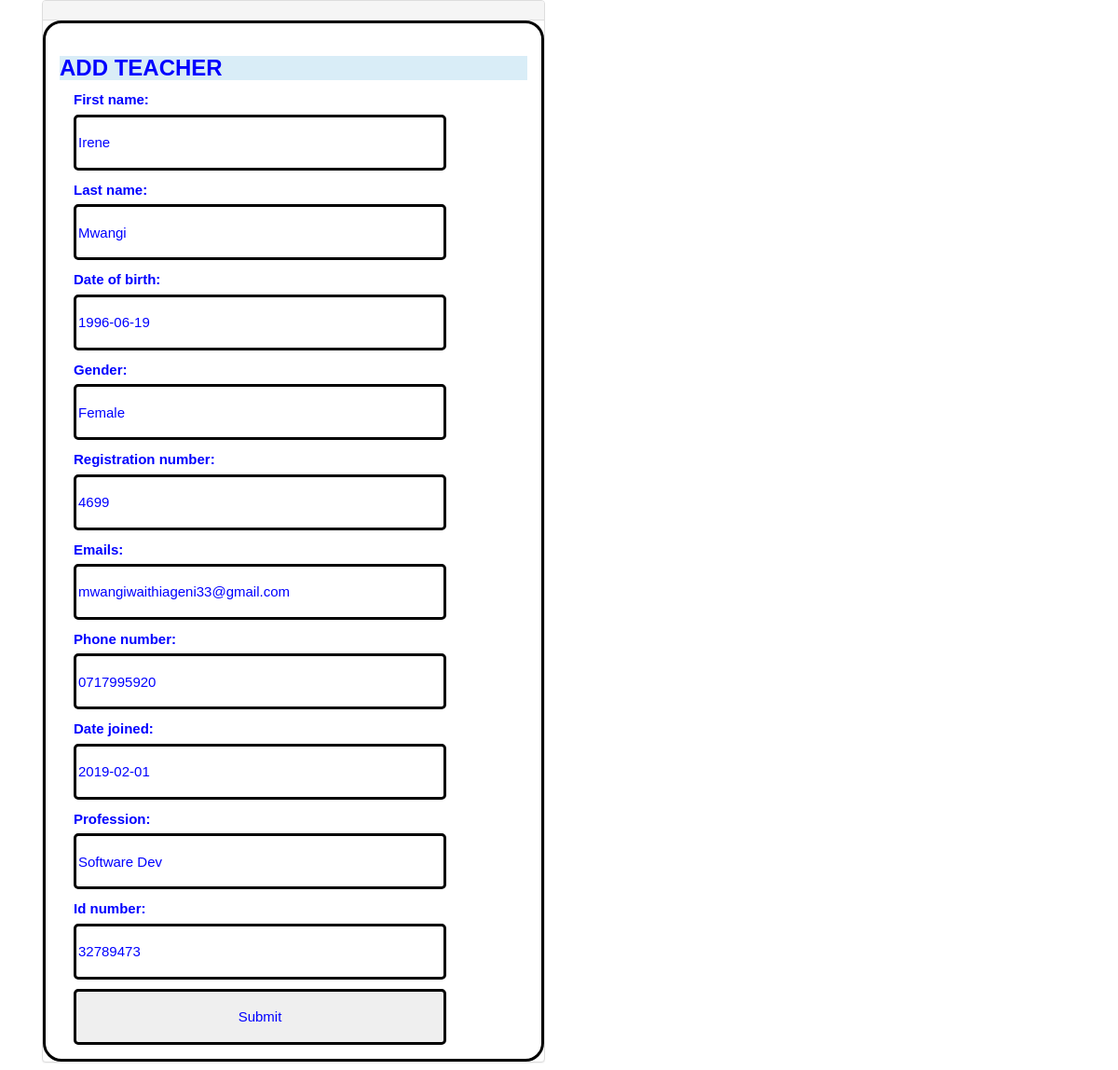
The app's page /teacher/edit/3/ with its own data.
### teacher/models.py (models this page shows, shortened)
class Teacher(models.Model):
	first_name = models.CharField(max_length = 50)
	last_name = models.CharField(max_length = 50)
	date_of_birth = models.DateField()
	gender = models.CharField(max_length = 20)
	registration_number = models.CharField(max_length = 20)
	emails = models.EmailField(max_length = 70)
	phone_number = models.CharField(max_length = 20)
	date_joined = models.DateField()
	profession = models.CharField(max_length = 20,null = True)
	id_number = models.SmallIntegerField(null = True)

### teacher/views.py (the view)
# urls.py: path("edit/<int:pk>/",edit_teacher,name="edit_teacher"),
def edit_teacher(request,pk):
	teacher = Teacher.objects.get(pk=pk)
	if request.method == "POST":
		form = TeacherForm(request.POST,instance=teacher)
		if form.is_valid:
			form.save()
			return redirect("list_teachers")
	else:
		form = TeacherForm(instance=teacher)
	return render(request,"edit_teacher.html",{"form":form})

### teacher/forms.py
class TeacherForm(forms.ModelForm):
	class Meta:
		model = Teacher
		fields = "__all__"

### teacher/templates/edit_teacher.html (shortened to what this page needs)
<!DOCTYPE html>
<head>
        <link rel="stylesheet" href="https://maxcdn.bootstrapcdn.com/bootstrap/3.4.0/css/bootstrap.min.css">
</head>
<body>
<div class="container">
<div class="col-sm-6">
<div class="panel panel-default">
<div class="panel-heading"></div>
<div class="panel-body">
<h3 class="bg-info">ADD TEACHER</h3>
<form method="POST" class="col-sm-6 col-md-3 col-lg-6 col-xl-3" class="panel">{%csrf_token%}
{{form.as_p}}
<input type="submit"></input>
</form>
</div>
</div>
</div>
</div>
</body>
</html>

### teacher/templates/edit_teacher.html (style rules this page uses)
body { background-color:white; color:black; }
h3 { font-family: arial; }
.panel-body { color:black; margin: 0 auto; border: solid 3px #000000; border-radius: 20px; }
.col-sm-6 { color:blue; border-radius: 5px; font-family: arial; font-size: 15px; }
.bg-info { color:blue; font-weight: bold; text-transform: uppercase; }
input { border-radius: 5px; width: 400px; height: 60px; margin: 0 auto; border: solid 3px #000000; }

### records on screen
Teacher: first_name "Irene", last_name "Mwangi", date_of_birth "1996-06-19", gender "Female", registration_number "4699", emails "mwangiwaithiageni33@gmail.com", phone_number "0717995920", date_joined "2019-02-01", profession "Software Dev", id_number "32789473"
